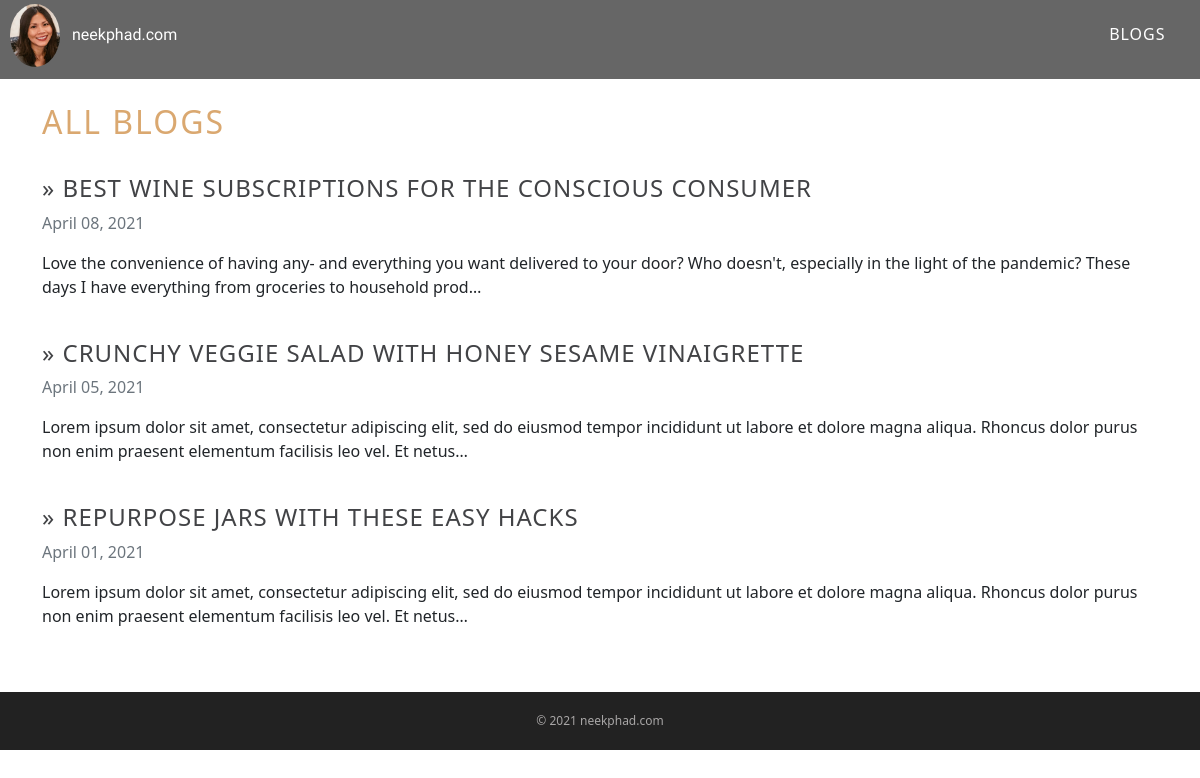
/blog/, run on an earlier commit of the app's database.
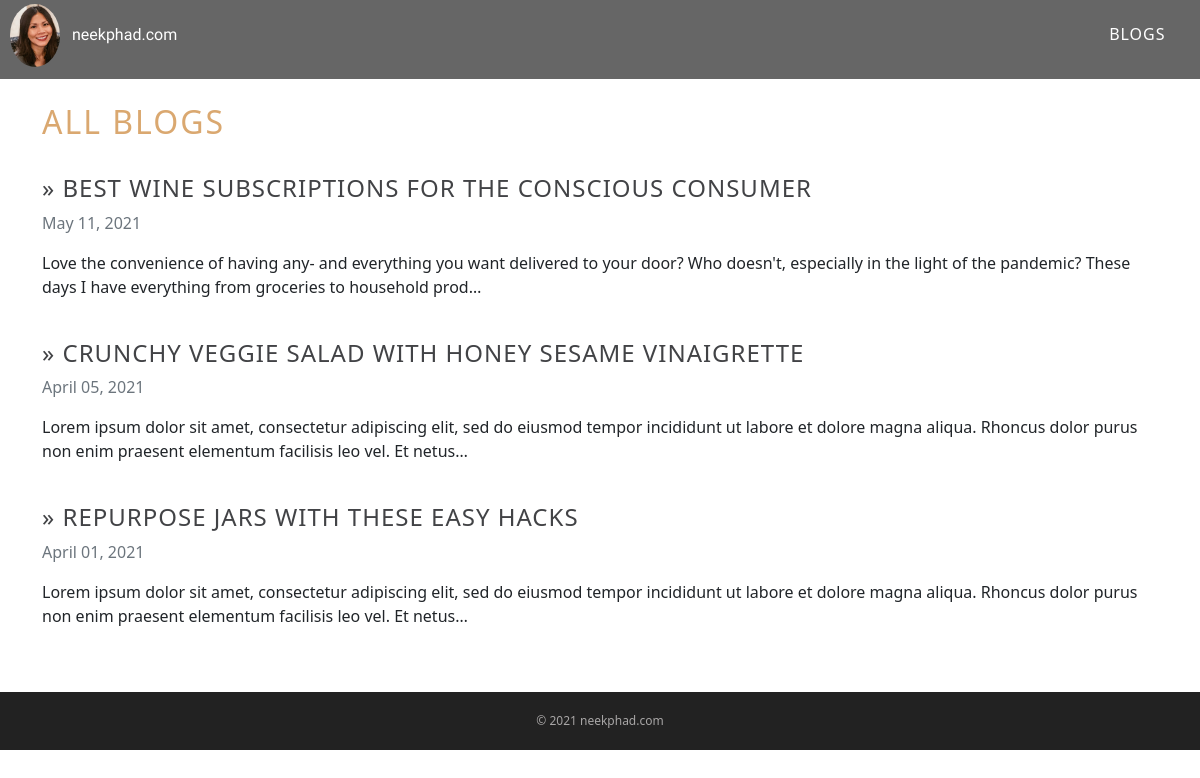
And on a later commit of the database.
### website/models.py (models this page shows, shortened)
class Blog(models.Model):
    title = models.CharField(max_length=200, blank=False)
    slug = models.SlugField(max_length=200, null=True, blank=False)
    description = models.TextField()
    date = models.DateField()
    image = models.ImageField(upload_to='images/', null=True, blank=True)
    url = models.URLField(blank=True)
    class Meta:
        ordering = ['-date']

### website/views.py (the view)
# urls.py: 2. Add a URL to urlpatterns:  path('blog/', include('blog.urls'))
def blog(request):
    blogs = Blog.objects.order_by('-date')
    return render(request, 'blog.html', {'blogs':blogs})

### website/templates/blog.html (shortened to what this page needs)
{% extends 'base.html' %}
{% load static %}
{% block content %}
<section>
<div class="container">
    <br>
    <h2>All Blogs</h2>
    <div class="row">
        <div class="col-md-12 mt-4 mb-4 center">
            {% for blog in blogs %}
            <div class="blog">
                <a href="{% url 'blog_detail' blog.id blog.slug %}"><h4>&raquo; {{ blog.title }}</h4></a>
                <p class="text-muted">{{ blog.date|date:'F d, Y' }}</p>
                <p class="card-text">{{ blog.description|striptags|truncatechars:200 }}</p>
                <br>
            {% endfor %}
            </div>
        </div>
    </div>
</div>
</section>
{% endblock %}

### website/templates/base.html (shortened to what this page needs)
{% load static %}
<!DOCTYPE html>
<html lang="en">
<head>
    <link rel="stylesheet" text="text/css" href="{% static 'styles.css' %}">
    <link href="https://cdn.jsdelivr.net/npm/bootstrap@5.0.0-beta3/dist/css/bootstrap.min.css"
    rel="stylesheet">
</head>
<body>
    <header>
        <h2 id="page-header">
            <a class="header-link" href="{% url 'home' %}">
            <img src="{% static 'images/profile.png' %}" alt="profile pic">
            neekphad.com</a>
        </h2>
        <nav id="main-navigation">
            <ul>
                <li><a href="{% url 'blog' %}">Blogs</a></li>
            </ul>
        </nav>
    </header>
    {% block content %}{% endblock %}
    <footer>
        <span>&copy; 2021 neekphad.com</span>
    </footer>
</body>
</html>

### website/static/styles.css (style rules this page uses)
body { height: 100%; margin: 0; padding: 0; font-family: Arial, Helvetica, sans-serif; font-size: 16px; line-height: 1.5; position: relative; }
header { background: #666666; color: #ffffff; padding: 4px 10px; }
header #page-header { color: white; text-decoration: none; width: 49%; display: inline-table; }
.header-link { color: white; text-decoration: none; }
header img { width: 50px; border-radius: 50%; margin-right: 8px; vertical-align: middle; }
header h2 { font-size: 16px; font-family: 'Dancing Script', cursive; }
header #main-navigation { width: 49%; display: inline-block; text-align: right; }
header #main-navigation ul { list-style: none; padding: 0; }
header #main-navigation ul li { display: inline-block; }
header #main-navigation ul li a { color: white; text-decoration: none; letter-spacing: 1px; text-transform: uppercase; font-weight: 200; padding: 5px 5px; }
.container h2 { letter-spacing: 2px; text-transform: uppercase; font-weight: 400; color: rgb(218, 168, 112); }
.blog h4 { letter-spacing: 1px; text-transform: uppercase; font-weight: 400; color: rgb(66, 67, 70); background-color: transparent; text-decoration: none; }
.blog a { text-decoration: none; }
footer { background: #222; color: rgb(168, 166, 166); font-size: 12px; text-align: center; position: relative; bottom: 0; padding: 20px; }

What changed in the data, as far as the page shows it:
changed Blog "BEST WINE SUBSCRIPTIONS FOR THE CONSCIOUS CONSUMER": date "April 08, 2021" → "May 11, 2021"
